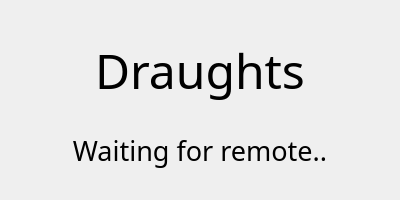
<?xml version="1.0" encoding="UTF-8"?>
<ui version="4.0">
 <class>GameEnd</class>
 <widget class="QDialog" name="GameEnd">
  <property name="geometry">
   <rect>
    <x>0</x>
    <y>0</y>
    <width>400</width>
    <height>200</height>
   </rect>
  </property>
  <property name="windowTitle">
   <string>Game End</string>
  </property>
  <widget class="QLabel" name="result">
   <property name="geometry">
    <rect>
     <x>80</x>
     <y>20</y>
     <width>240</width>
     <height>100</height>
    </rect>
   </property>
   <property name="font">
    <font>
     <family>Microsoft YaHei UI Light</family>
     <pointsize>36</pointsize>
    </font>
   </property>
   <property name="text">
    <string>Draughts</string>
   </property>
   <property name="alignment">
    <set>Qt::AlignCenter</set>
   </property>
  </widget>
  <widget class="QLabel" name="desc">
   <property name="geometry">
    <rect>
     <x>60</x>
     <y>100</y>
     <width>280</width>
     <height>100</height>
    </rect>
   </property>
   <property name="font">
    <font>
     <family>Microsoft YaHei UI Light</family>
     <pointsize>20</pointsize>
    </font>
   </property>
   <property name="text">
    <string>Waiting for remote..</string>
   </property>
   <property name="alignment">
    <set>Qt::AlignCenter</set>
   </property>
  </widget>
 </widget>
 <resources/>
 <connections/>
</ui>
